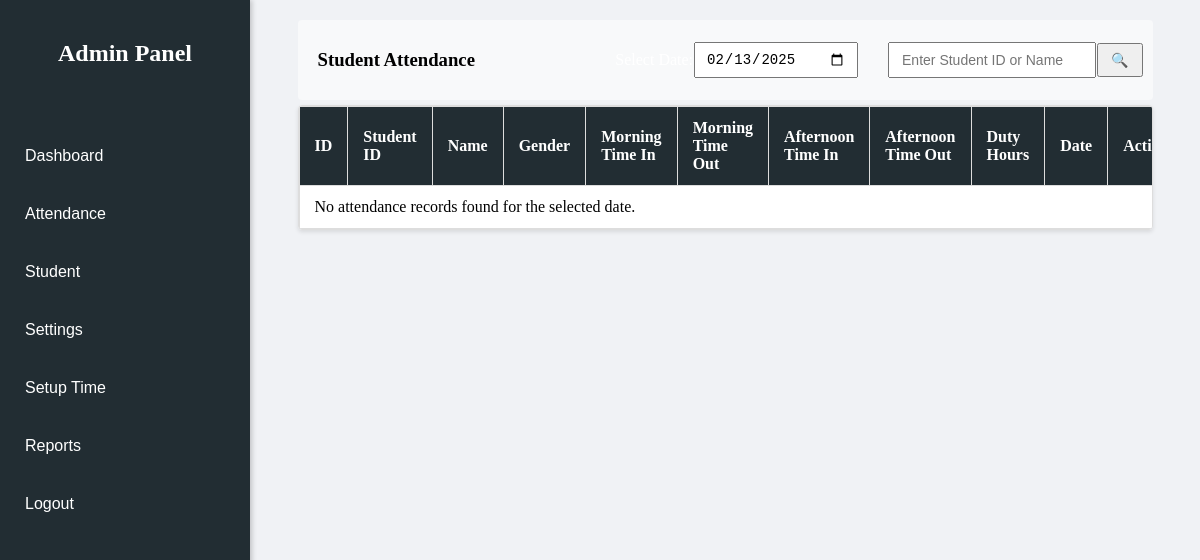
The app's page /ADMIN/attendance.php, older data.
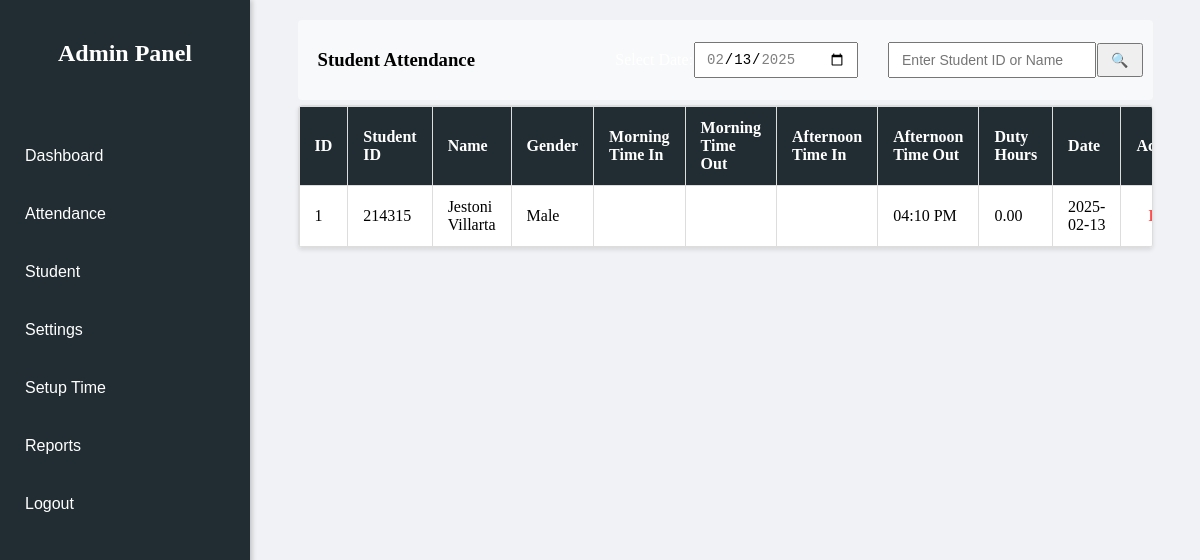
The same page, newer data.
### tables this page shows
CREATE TABLE `attendance_tbl` (
  `ID` int(11) NOT NULL,
  `STUDENT_ID` varchar(50) NOT NULL,
  `NAME` varchar(100) NOT NULL,
  `GENDER` enum('Male','Female') NOT NULL,
  `MORNING_TIME_IN` varchar(10) NOT NULL,
  `MORNING_TIME_OUT` varchar(10) DEFAULT NULL,
  `AFTERNOON_TIME_IN` varchar(10) DEFAULT NULL,
  `AFTERNOON_TIME_OUT` varchar(10) DEFAULT NULL,
  `DUTY_HOURS` varchar(6) DEFAULT NULL,
  `DATE` date NOT NULL
);

### ADMIN/attendance.php (the view, shortened to what this page needs)
<?php
include '../CONNECTION/connection.php';
$search = "";
$search_date = date("Y-m-d");
$date_query = "SELECT DISTINCT `DATE` FROM `attendance_tbl` ORDER BY `DATE` DESC";
$date_result = $conn->query($date_query);
$dates = [];
while ($date_row = $date_result->fetch_assoc()) {
    $dates[] = $date_row['DATE'];
}
$sql = "SELECT `ID`, `STUDENT_ID`, `NAME`, `GENDER`, `MORNING_TIME_IN`, `MORNING_TIME_OUT`,
               `AFTERNOON_TIME_IN`, `AFTERNOON_TIME_OUT`, `DUTY_HOURS`, `DATE`
        FROM `attendance_tbl`
        WHERE `DATE` = '$search_date'";
$result = $conn->query($sql);
?>
<!DOCTYPE html>
<html lang="en">
<head>
    <link rel="stylesheet" href="CSS/attendance.css">
</head>
<body>
    <div class="nav">
        <?php include 'sidenav.php'; ?>
    </div>
    <div class="table-button-wrapper">
        <h3>Student Attendance</h3>
        <div class="button-search-group">
            <div class="calendar-container">
                <form method="GET" id="dateForm">
                    <label for="dateSelect">Select Date:</label>
                    <input type="date" name="search_date" id="dateSelect"
                        value="<?php echo htmlspecialchars($search_date); ?>"
                        min="<?php echo !empty($dates) ? min($dates) : ''; ?>"
                        max="<?php echo !empty($dates) ? max($dates) : ''; ?>"
                        onchange="document.getElementById('dateForm').submit()">
                </form>
            </div>
            <div class="search-container">
                <form method="GET">
                    <input type="text" name="search" placeholder="Enter Student ID or Name"
                        value="<?php echo htmlspecialchars($search); ?>">
                    <button type="submit">🔍</button>
                </form>
            </div>
        </div>
    </div>
    <div class="table-wrapper">
        <div class="table-container">
            <table>
                <thead>
                    <tr>
                        <th>ID</th>
                        <th>Student ID</th>
                        <th>Name</th>
                        <th>Gender</th>
                        <th>Morning Time In</th>
                        <th>Morning Time Out</th>
                        <th>Afternoon Time In</th>
                        <th>Afternoon Time Out</th>
                        <th>Duty Hours</th>
                        <th>Date</th>
                        <th>Action</th>
                    </tr>
                </thead>
                <tbody>
                    <?php
                    if ($result->num_rows > 0) {
                        while ($row = $result->fetch_assoc()) {
                            echo "<tr>
                                    <td>{$row['ID']}</td>
                                    <td>{$row['STUDENT_ID']}</td>
                                    <td>{$row['NAME']}</td>
                                    <td>{$row['GENDER']}</td>
                                    <td>{$row['MORNING_TIME_IN']}</td>
                                    <td>{$row['MORNING_TIME_OUT']}</td>
                                    <td>{$row['AFTERNOON_TIME_IN']}</td>
                                    <td>{$row['AFTERNOON_TIME_OUT']}</td>
                                    <td>{$row['DUTY_HOURS']}</td>
                                    <td>{$row['DATE']}</td>
                                    <td>
                                      <a href='delete_employee.php?id={$row['ID']}' class='delete-btn'
                                      onclick='return confirm(\"Are you sure you want to delete this record?\")'>Delete</a>
                                    </td>
                                </tr>";
                        }
                    } else {
                        echo "<tr><td colspan='11'>No attendance records found for the selected date.</td></tr>";
                    }
                    ?>
                </tbody>
            </table>
        </div>
    </div>
</body>
</html>

### ADMIN/sidenav.php (shortened to what this page needs)
<!DOCTYPE html>
<html lang="en">
<head>
    <link rel="stylesheet" href="CSS/sidenav.css">
</head>
<body>
    <div class="sidebar">
        <h2>Admin Panel</h2>
        <ul>
        <li><button onclick="location.href='dashboard.php'">Dashboard</button></li>
        <li><button onclick="location.href='attendance.php'">Attendance</button></li>
        <li><button onclick="location.href='student.php'">Student</button></li>
            <li><button onclick="location.href='settings.php'">Settings</button></li>
            <li><button onclick="location.href='set_time.php'">Setup Time</button></li>
            <li><button onclick="location.href='reports.php'">Reports</button></li>
            <li><button onclick="location.href='../logout.php'">Logout</button></li>
        </ul>
    </div>
</body>
</html>

### ADMIN/CSS/attendance.css (style rules this page uses)
body { margin: 0; padding: 0; background-color: #f0f2f5; }
.table-wrapper { max-width: 90%; margin: 0 auto; background-color: #f0f2f5; }
h3 { padding-left: 20px; color: black; }
.table-button-wrapper { max-width: 90%; border-radius: 4px; background-color: #f8f9fa; margin: 0 auto 5px; display: flex; justify-content: space-between; align-items: center; height: 80px; padding-right: 0; margin-top: 20px; }
.table-container { background-color: #fff; border: 1px solid #ddd; border-radius: 4px; box-shadow: 0 2px 4px rgba(0, 0, 0, 0.1); max-height: calc(100vh - 150px); overflow-y: auto; overflow-x: auto; }
thead th { position: sticky; top: 0; z-index: 10; background-color: #009879; color: #ffffff; padding: 12px 15px; border: 1px solid #ddd; }
table { width: 100%; border-collapse: collapse; text-align: left; color: black; }
table th { background-color: #222d33;; color: #ffffff; padding: 12px 15px; border: 1px solid #ddd; }
table td { padding: 12px 15px; border: 1px solid #ddd; }
.delete-btn { color: #ff4c4c; text-decoration: none; font-weight: bold; padding: 6px 12px; border-radius: 4px; transition: background-color 0.3s ease; }
.button-search-group { display: flex; align-items: center; gap: 10px; }
.search-container { margin: 0; display: flex; align-items: center; gap: 5px; }
.search-container form { border-radius: 25px; padding: 5px 10px; display: flex; align-items: center; gap: 1px; }
.search-container input { width: 180px; padding: 8px 12px; font-size: 14px; }
.search-container button { padding: 7px 12px; font-size: 14px; }
.calendar-container { margin: 0; display: flex; align-items: center; }
.calendar-container form { border-radius: 25px; padding: 5px 10px; display: flex; align-items: center; gap: 1px; }
.calendar-container input { width: 140px; padding: 7px 10px; font-size: 14px; }

### ADMIN/CSS/sidenav.css (style rules this page uses)
.sidebar { width: 250px; height: 100vh; background-color: #222d33; color: #fff; position: fixed; top: 0; left: 0; padding-top: 20px; box-shadow: 2px 0 5px rgba(0, 0, 0, 0.2); }
.sidebar h2 { text-align: center; padding-bottom: 40px; }
.sidebar ul { list-style-type: none; padding: 0; margin: 0; }
.sidebar ul li { text-align: left; }
.sidebar ul li button { width: 100%; padding: 20px 25px; border: none; cursor: pointer; font-size: 16px; transition: 0.3s; text-align: left; background-color: #222d33; color: #fff; }
body { margin-left: 250px; color: #fff; }

Row changes from the older to the newer data that the page shows:
added attendance_tbl: ID "1", STUDENT_ID "214315", NAME "Jestoni Villarta", GENDER "Male", AFTERNOON_TIME_OUT "04:10 PM", DUTY_HOURS "0.00", DATE "2025-02-13"
Text that changed along with them:
text no longer shown: "No attendance records found for the selected date."
